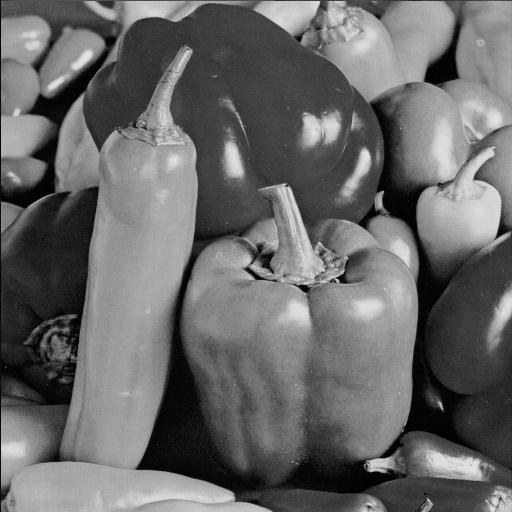
%> input picture peppers.tif, 512 x 512 px
$ octave lab1FILTER.m   (GNU Octave 9; MATLAB toolbox functions it lacks are replaced by stand-ins)
%> lines starting %> are read from the running program, lines starting %| are printed output that depends on the picture
close all; clear all; clc;
format compact;
peppers = imread('peppers.tif');
%> peppers is the input picture: size 512x512 uint8; min 0, max 230, mean 104.2
[pepperRows, pepperCols] = size(peppers);
%> pepperRows = 512; pepperCols = 512
%% Original
figure(1)
subplot(2,2,1)
imshow(peppers)
title('Original')
%% Average Filter
subplot(2,2,2)
avgMask5 = ones(5)/25;
peppersAvg5 = filter2(avgMask5, peppers);
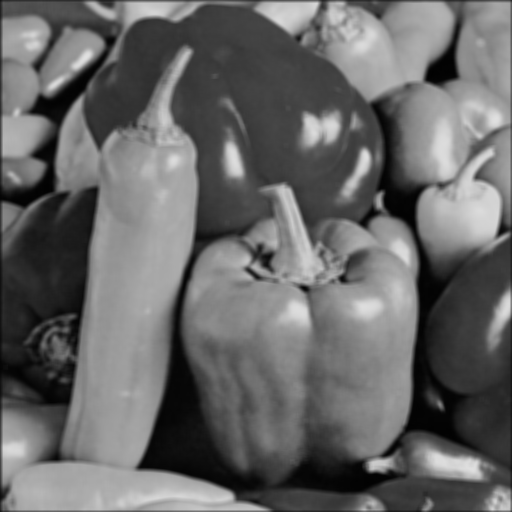
%> peppersAvg5: size 512x512 double; min 1.6, max 224.9, mean 103.8
imshow(uint8(peppersAvg5))
title('Avg 5');

%% Noise
noisevar = 128;
peppersnoise = uint8( double(peppers)+sqrt(noisevar)*randn(pepperRows, pepperCols));
subplot(2,2,3);
imshow(peppersnoise)
title('Noise');
%% Denoiseing
subplot(2,2,4);
avgMask3= ones(3)/9;
peppersAvg3= filter2(avgMask3,peppersnoise);
imshow(uint8(peppersAvg3))
title('Denoise');

%% Median Filter
figure(2)
subplot(1,3,1)
imshow(peppers)
title('Original')

subplot(1,3,2)
peppersMed3= medfilt2(peppersnoise,[3 3]);
imshow(peppersMed3)
title('Median Filter')

%% Sobel Filter
% Sobel filter for row direction
SobelX =  [ 1 0 -1
            2 0 -2
            1 0 -1 ];

% Sobel filter for column directon
SobelY= SobelX.';
% calculate the gradient in each cardinal direction
Gx= filter2(SobelX,peppers); % x-direction
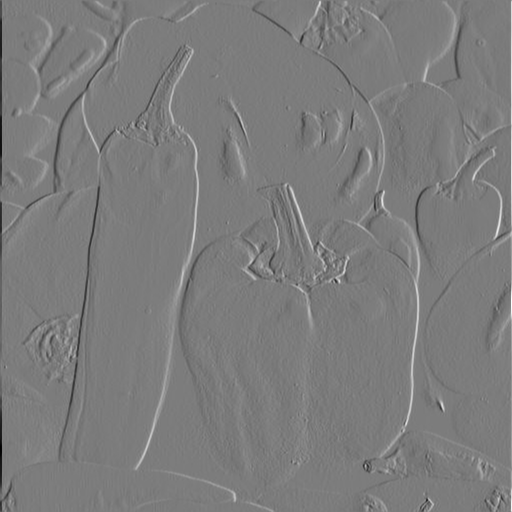
%> Gx: size 512x512 double; min -832, max 869, mean -0.8; drawn with min black and max white
Gy= filter2(SobelY,peppers); % y-direction
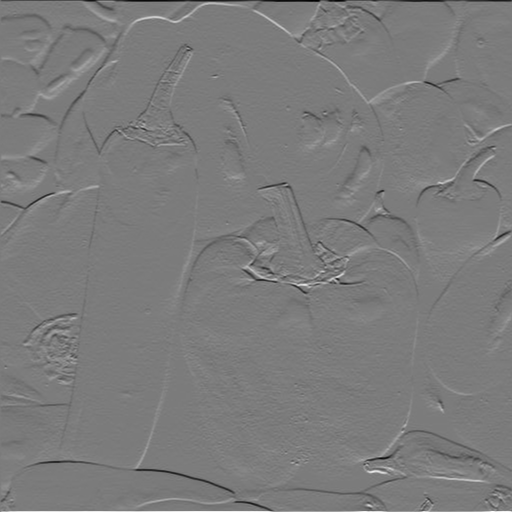
%> Gy: size 512x512 double; min -851, max 900, mean -0.5; drawn with min black and max white

% calculate the magnitude of the gradient
gradMag= (Gx.^2 + Gy.^2).^.5;
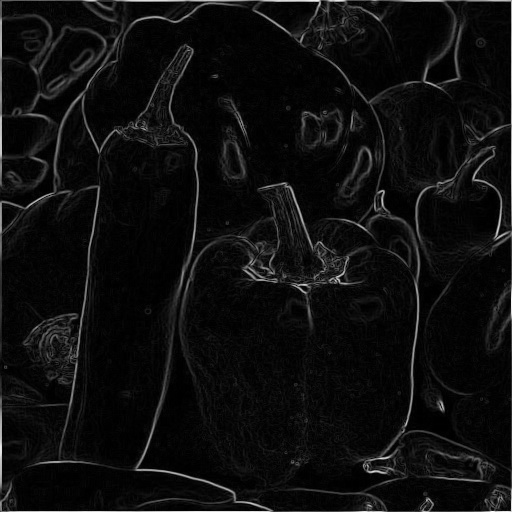
%> gradMag: size 512x512 double; min 0, max 900.6, mean 50.4; drawn with min black and max white

% show the magnitude of the image's gradient
subplot(1,3,3)
imshow(uint8(gradMag))
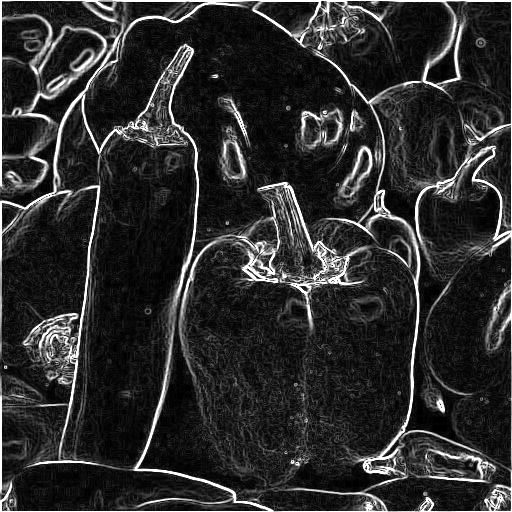
%> displayed picture: size 512x512, on the screen's scale of 0 to 255; min 0, max 255, mean 45
title('Sobel Filter')

$ run again, with pout.tif copied over peppers.tif
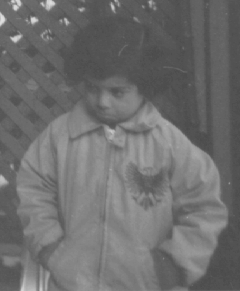
%> input picture pout.tif, 240 x 291 px
%> peppers is the input picture: size 291x240 uint8; min 74, max 224, mean 110.3
%> `Gy= filter2(SobelY,peppers);`:
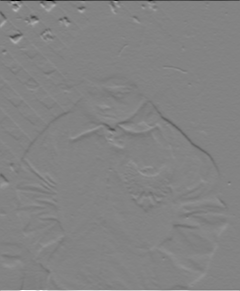
%> Gy: size 291x240 double; min -860, max 808, mean -0.3; drawn with min black and max white
%> `imshow(uint8(gradMag))`:
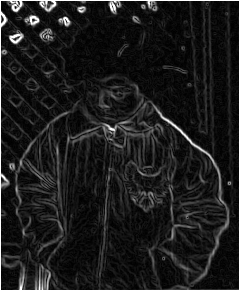
%> displayed picture: size 291x240, on the screen's scale of 0 to 255; min 0, max 255, mean 29
